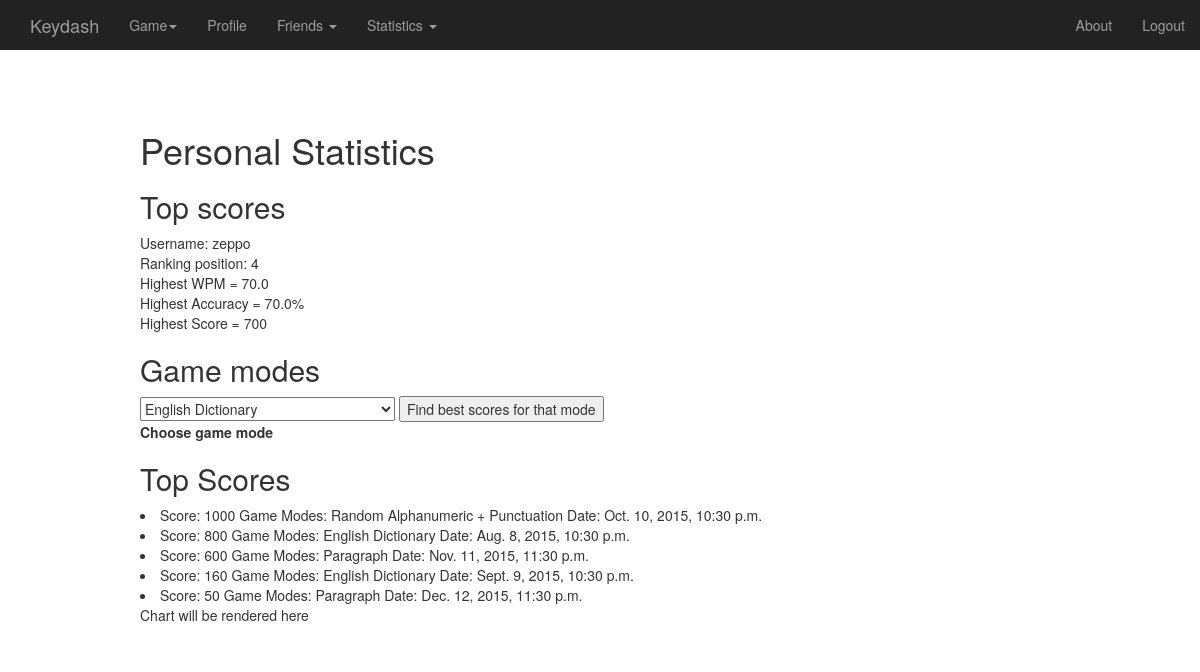
Before: /keydash/statistics_personal/ (signed in) with the older database file.
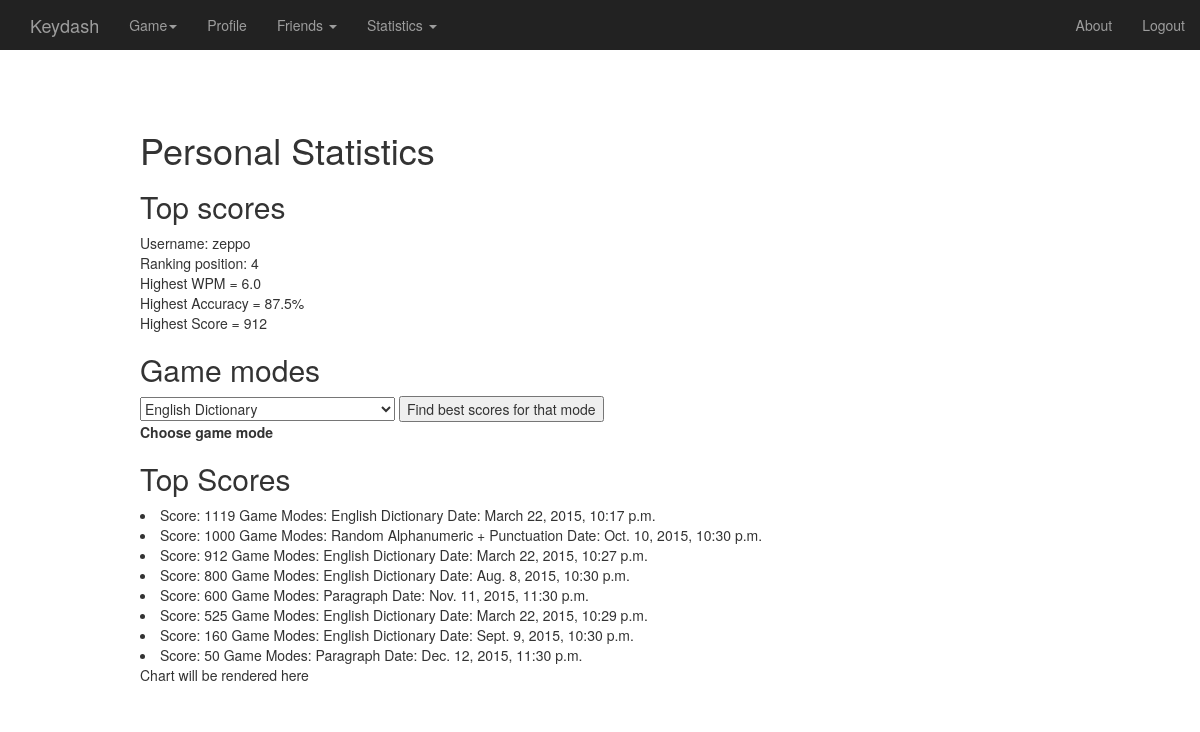
After: the same page with the newer database file.
### keydash_app/models.py (models this page shows, shortened)
class UserProfile(models.Model):
    user = models.OneToOneField(User)
    picture = models.ImageField(upload_to='profile_images', blank=True)
    ranking_position = models.IntegerField(default=0)
    wpm_highest = models.FloatField(default=0)
    accuracy_highest = models.FloatField(default=0)
    score_highest = models.IntegerField(default=0)

class Score(models.Model):
    user = models.ForeignKey(User)
    game = models.ForeignKey(Game)
    wpm = models.FloatField(default=0)
    accuracy = models.FloatField(default=0)
    score = models.IntegerField(default=0)
    date = models.DateTimeField(default=datetime.now, blank=True)

class Game(models.Model):
    game_mode = models.CharField(max_length=128)
    game_js = models.CharField(max_length=512)
    game_css = models.CharField(max_length=512)
    def __unicode__(self):
        return self.game_mode

### keydash_app/views.py (the view)
@login_required
def statistics_personal(request):
    context_dict = {}
    user = request.user
    user_profile = UserProfile.objects.get(user = user)
    context_dict['user_profile'] = user_profile
    user_scores = Score.objects.filter(user = user).order_by('-score')
    for user_score in user_scores:
        readable_game_mode = (game_mode_readable_name(user_score.game))
        user_score.game.game_mode = readable_game_mode['game_mode']
    context_dict['scores'] = user_scores
    if request.method == 'POST':
        game_mode = request.POST.get('dropdown_game_mode')
        game = Game.objects.get(game_mode = game_mode)
        context_dict.update( statistics_chart2(request, game) )
        user_scores_for_game_mode = Score.objects.filter(user = user, game = game).order_by('-score')
        context_dict.update( game_mode_readable_name(game))
        context_dict['user_scores_for_game_mode'] = user_scores_for_game_mode
    else:
        context_dict.update( statistics_chart(request) )
    return render(request, 'keydash_app/statistics_personal.html', context_dict)

### keydash_app/views.py (called while the page is built)
def game_mode_readable_name(game):
    context_dict = {}
    if(game.game_mode == 'eng_dict'):
        context_dict['game_mode'] = 'English Dictionary'
    elif(game.game_mode == 'rand_alpha'):
        context_dict['game_mode'] = 'Random Alphanumeric'
    elif(game.game_mode == 'typingflight'):
        context_dict['game_mode'] = 'Typing Flight'
    elif(game.game_mode == 'rand_alpha_punc'):
        context_dict['game_mode'] = 'Random Alphanumeric + Punctuation'
    else:
        context_dict['game_mode'] = 'Paragraph'
    return context_dict

### templates/keydash_app/statistics_personal.html (shortened to what this page needs)
{% extends "keydash_app/base.html" %}
{% block body_block %}
    <h1>Personal Statistics</h1>
    <h2>Top scores</h2>
    Username: {{ user.username }} <br>
    Ranking position: {{ user_profile.ranking_position }} <br>
    Highest WPM = {{ user_profile.wpm_highest }} <br>
    Highest Accuracy = {{ user_profile.accuracy_highest }}% <br>
    Highest Score = {{ user_profile.score_highest }} <br>
    <h2>Game modes</h2>
    <form action="" method="post">
        <select name="dropdown_game_mode">
            <option value="eng_dict">English Dictionary</option>
        </select>
        <input type="submit" value="Find best scores for that mode" />
    </form>
    {% if user_scores_for_game_mode %}
        Game Mode: {{ game_mode }}
        {% for score_game_mode in user_scores_for_game_mode %}
            <li>score: {{ score_game_mode.score }} date: {{ score_game_mode.date }}</li>
        {% endfor %}
    {% else %}
        <strong>Choose game mode </strong>
    {% endif %}
    <br>
    <h2>Top Scores</h2>
    {% if scores %}
        {% for score in scores %}
            <li>Score: {{ score.score }} Game Modes: {{ score.game }} Date: {{ score.date }}</li>
        {% endfor %}
    {% else %}
        <strong>There are no scores.</strong>
    {% endif %}
    {% load chartit %}
    <div id='container'> Chart will be rendered here </div>
{% endblock %}

Changed rows visible on the page:
changed UserProfile: wpm_highest "70.0" → "6.0"; accuracy_highest "70.0" → "87.5"; score_highest "700" → "912"
added Score: score "1119", game "English Dictionary", date "March 22, 2015, 10:17 p.m."
added Score: score "912", game "English Dictionary", date "March 22, 2015, 10:27 p.m."
added Score: score "525", game "English Dictionary", date "March 22, 2015, 10:29 p.m."
